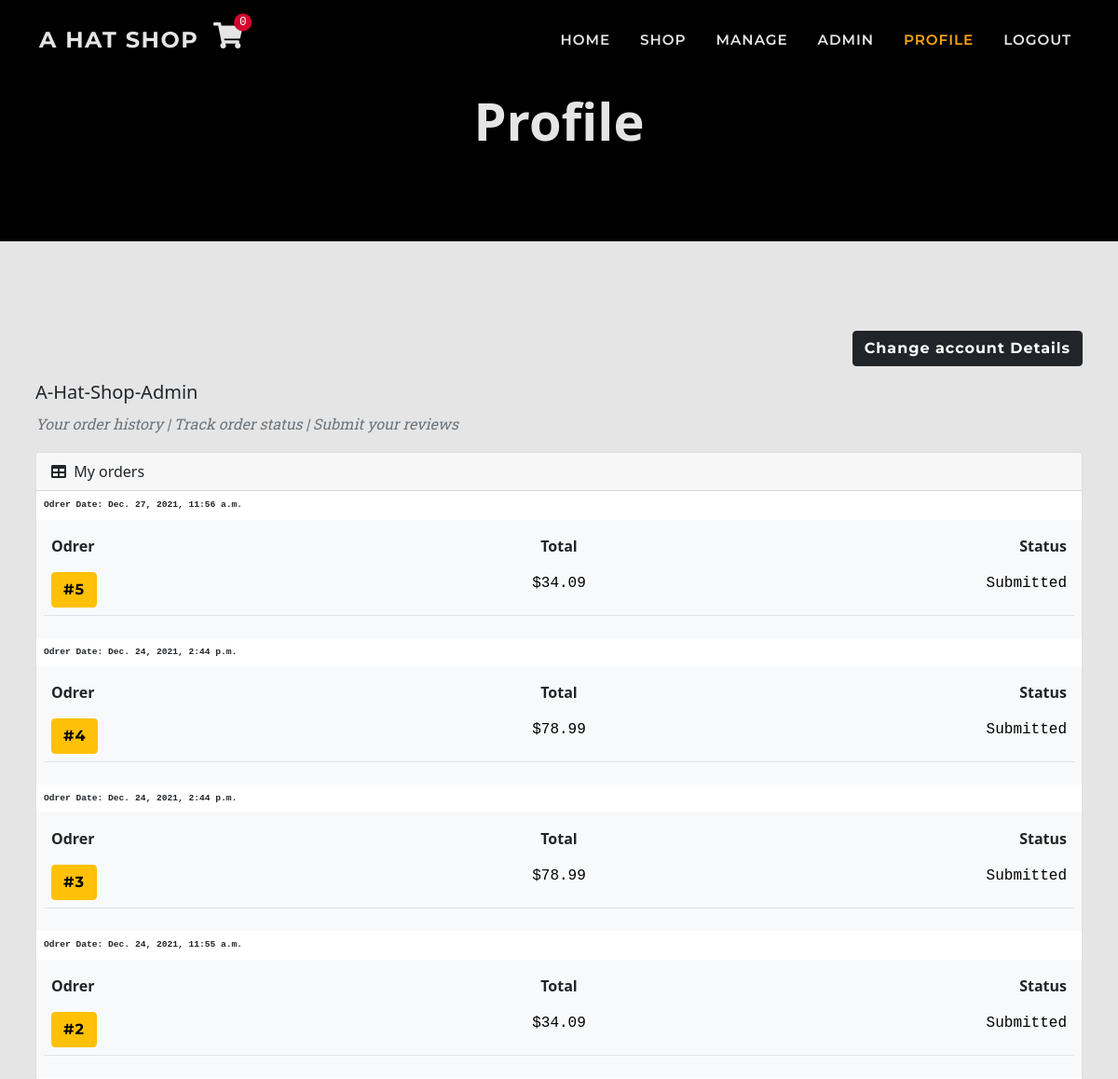
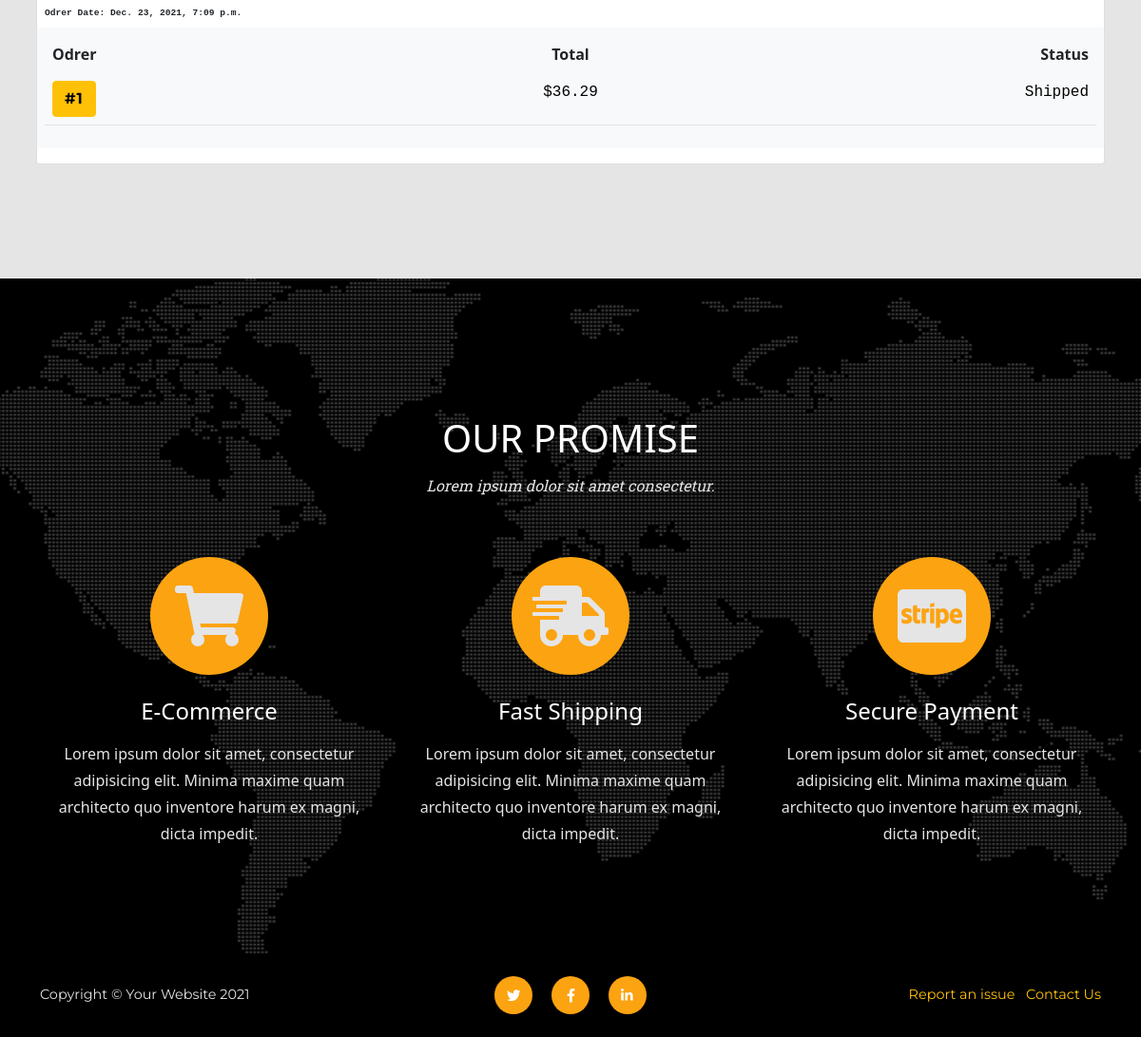
The app's page /user/ (signed in), older data (2 pictures, top to bottom).
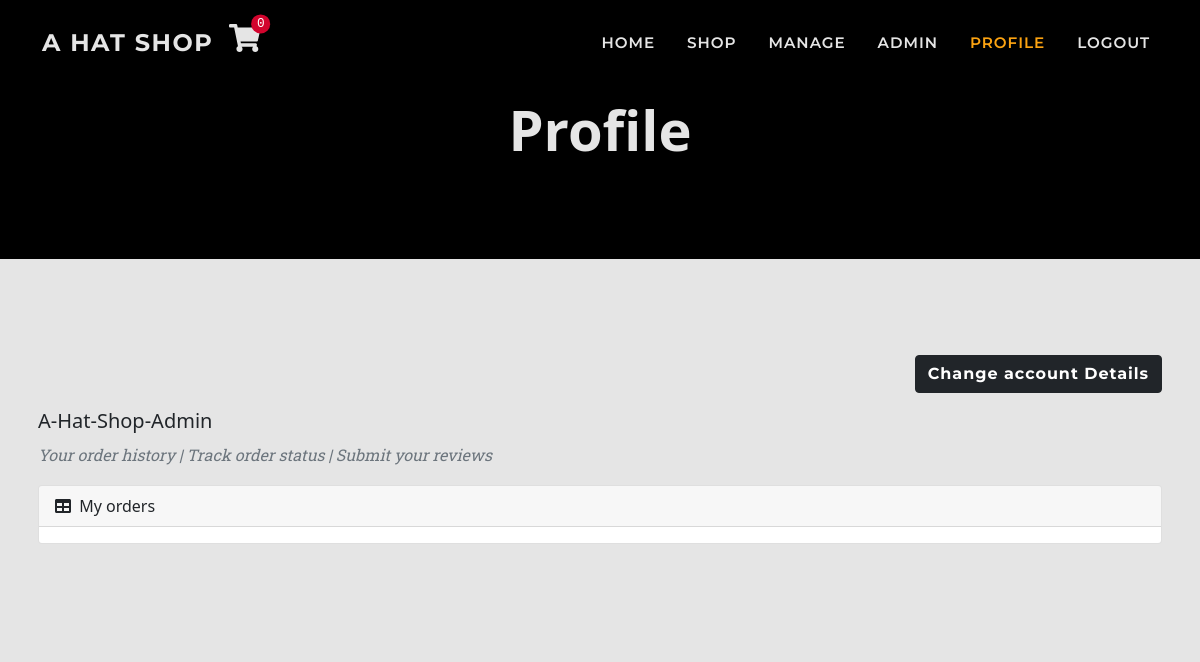
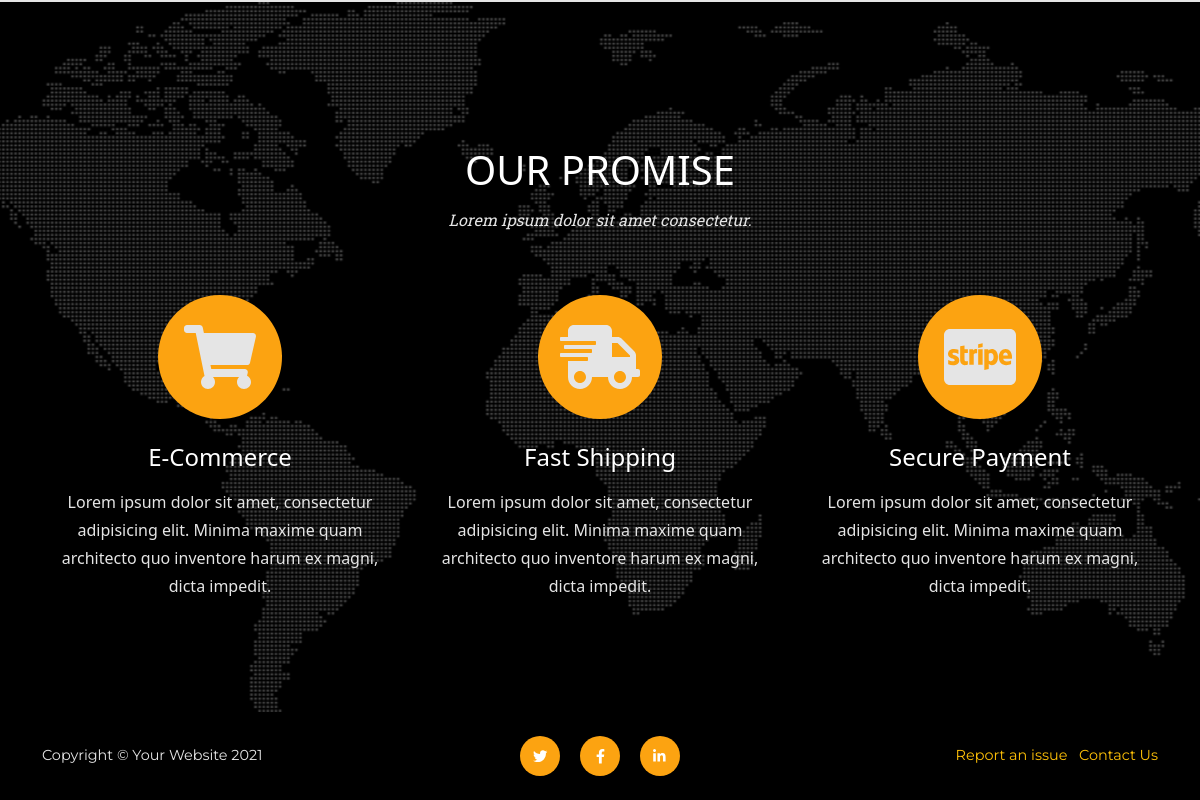
The same page, newer data (2 pictures, top to bottom).
### checkout/models.py (models this page shows, shortened)
class Order(models.Model):
    SUBMITTED = 'Submitted'
    PROCESSED = 'Proccessed'
    SHIPPED = 'Shipped'
    CANCELLED = 'Cancelled'
    COMPLETED = 'Completed'
    ORDER_STATUS = [
        (SUBMITTED, 'Submittet'),
        (PROCESSED, 'Proccessed'),
        (SHIPPED, 'Shipped'),
        (CANCELLED, 'Cancelled'),
        (COMPLETED, 'Completed'),
    ]
    date = models.DateTimeField(auto_now_add=True)
    status = models.CharField(
        max_length=50, default=SUBMITTED, choices=ORDER_STATUS)
    order_number = models.CharField(
        max_length=32, null=False, editable=False)
    total = models.DecimalField(
        max_digits=10, decimal_places=2, default=0)
    delivery = models.DecimalField(
        max_digits=6, decimal_places=2, default=0)
    items = models.TextField(
        null=False, blank=False, default='')
    stripe_pid = models.CharField(
        max_length=254, null=False, blank=False, default='')
    user_profile = models.ForeignKey(
        User, on_delete=models.SET_NULL,
        null=True, blank=True, related_name='orders')
    full_name = models.CharField(max_length=50)
    email = models.EmailField(max_length=50)
    shipping_name = models.CharField(max_length=50)
    address_line_1 = models.CharField(max_length=100)
    address_line_2 = models.CharField(max_length=100, blank=True)
    city = models.CharField(max_length=60)
    county = models.CharField(max_length=60, blank=True)
    postcode = models.CharField(max_length=30, blank=True)
    country = CountryField(blank_label='Country')

### customers/views.py (the view)
# urls.py: path('user/', include('customers.urls')),
@login_required
def customers(request):
    order_count = None
    all_orders = False
    profile = request.user
    issues = profile.user_support.all().exclude(status='Resolved')
    issues_count = issues.count()
    reviews = request.user.user_review.all()
    if profile.orders:
        if 'all' in request.GET:
            orders = profile.orders.all()
            all_orders = True
        else:
            orders = profile.orders.all()[:10]
            order_count = orders.count()
    else:
        orders = False
    context = {
            'issues_count': issues_count,
            'order_count': order_count,
            'reviews': reviews,
            'all': all_orders,
            'issues': issues,
            'orders': orders,
        }
    return render(request, 'profile/profile.html', context)

### customers/templates/profile/profile.html (shortened to what this page needs)
{% extends 'base.html' %}
{% load static %}
{% load thumbnail %}
{% load crispy_forms_tags %}
{% block page_header %}
<header class="bg-black py-5">
    <div class="container px-4 px-lg-5 my-5">
        <div class="text-center">
            <h1 class="display-4 fw-bolder">Profile</h1>
        </div>
    </div>
</header>
{% endblock %}
{% block content %}
<section class="page-section">
    <div class="container px-sm-2">
        <div class="col-12 text-left">
            <p class="col-12 text-end"><a class="btn btn-dark orrange" href="{% url 'user_details' %}">Change account
                    Details</a></p>
        </div>
        <h5 class="text-capitalize">{{ request.user }}</h5>
        <p class="text-muted text-italic">Your order history | Track order status | Submit your reviews</p>
        <div class="card mb-4">
            <div class="card-header">
                <i class="fas fa-table me-1"></i>
                My orders
            </div>
            <div class="card-body p-0">
                <table class="table table-borderless">
                    {% if orders %}
                    {% for order in orders reversed %}
                    <thead>
                        <tr>
                            <th class="time font-monospace">Odrer Date: {{ order.date }}</th>
                        </tr>
                    </thead>
                    <tbody>
                        <tr class="table-light ">
                            <td>
                                <table class="table table-borderless">
                                    <thead>
                                        <tr>
                                            <th>Odrer</th>
                                            <th class="text-center">Total</th>
                                            <th class="text-end">Status</th>
                                        </tr>
                                    </thead>
                                    <tbody class="border-bottom">
                                        <tr class="table-light">
                                            <td class="col-4"><a class="btn btn-warning"
                                                    href="{% url 'order_history' order.order_number %}"
                                                    title="{{ order.order_number }}">
                                                    #{{ order.id}}
                                                </a></td>
                                            <td class="font-monospace col-4 text-center">${{ order.total }}</td>
                                            <td class="font-monospace col-4 text-end">{{ order.status }}</td>
                                        </tr>
                                    </tbody>
                                </table>
                            </td>
                        </tr>
                    </tbody>
                    {% endfor %}
                    {% endif %}
                </table>
            </div>
        </div>
    </div>
</section>
{% endblock %}

### templates/base.html (shortened to what this page needs)
<!doctype html>
<html lang="en">
<head>
    {% load static %}
    {% block corecss %}
    <link rel="stylesheet" href="https://cdn.jsdelivr.net/npm/bootstrap@5.1.3/dist/css/bootstrap.min.css"
>
    <link href="{% static 'css/base.css' %}" rel="stylesheet" />
    {% endblock %}
</head>
<body>
    <nav class="navbar navbar-expand-md fixed-top flex-column align-items-stretch" id="mainNav">
        <div class="container">
            <div><a class="navbar-brand" href="{% url 'home' %}">A hat Shop</a></div>
            <div class="nav-item ">
                <a class="position-relative cart" href="{% url 'cart' %}">
                    <i class="fas h3 fa-shopping-cart">
                    </i>
                    <span
                        class="cart-pill text-white position-absolute top-5 start-98 translate-middle font-monospace bg-danger rounded-circle">
                        {{ item_count }}
                    </span>
                </a>
            </div>
            <div class="collapse navbar-collapse" id="navbarResponsive">
                <ul class="navbar-nav text-uppercase ms-auto py-1 py-lg-0">
                    <li class="nav-item"><a class="nav-link {% if request.get_full_path == '/' %}disabled{% endif %}"
                            href="{% url 'home' %}">home</a></li>
                    <li class="nav-item"><a class="nav-link {% if shop %}disabled{% endif %}"
                            href="{% url 'shop' %}">shop</a></li>
                    {% if request.user.is_authenticated %}
                    {% if request.user.is_superuser %}
                    <li class="nav-item"><a class="nav-link {% if manage %}disabled{% endif %}"
                            href="{% url 'admin_view' %}">Manage</a></li>
                    <li class="nav-item"><a class="nav-link" href="{% url 'admin:index' %}">Admin</a></li>
                    {% endif %}
                    <li class="nav-item"><a
                            class="nav-link {% if request.get_full_path == '/user/' %}disabled{% endif %}"
                            href="{% url 'user' %}">Profile</a></li>
                    <li class="nav-item"><a
                            class="nav-link {% if request.get_full_path == '/accounts/logout/' %}disabled{% endif %}"
                            href="{% url 'account_logout' %}">Logout</a></li>
                    {% else %}
                    <li class="nav-item"><a
                            class="nav-link {% if request.get_full_path == '/accounts/login/' %}disabled{% endif %}"
                            href="{% url 'account_login' %}">Login</a></li>
                    {% endif %}
                </ul>
            </div>
        </div>
    </nav>
    {% block page_header %}
    {% endblock %}
    {% block content %}
    {% endblock %}
    <section class="page-section bg-black" id="promise">
        <div class="container">
            <div class="text-center mt-5">
                <h2 class="section-heading text-uppercase text-white">Our Promise</h2>
                <h3 class="section-subheading text-light">Lorem ipsum dolor sit amet consectetur.</h3>
            </div>
            <div class="row text-center">
                <div class="col-md-4">
                    <span class="fa-stack fa-4x">
                        <i class="fas fa-circle fa-stack-2x text-warning"></i>
                        <i class="fas fa-shopping-cart fa-stack-1x fa-inverse text-light"></i>
                    </span>
                    <h4 class="my-3 text-white">E-Commerce</h4>
                    <p class="text-light">Lorem ipsum dolor sit amet, consectetur adipisicing elit.
                        Minima maxime quam
                        architecto quo inventore harum ex magni, dicta impedit.</p>
                </div>
                <div class="col-md-4">
                    <span class="fa-stack fa-4x">
                        <i class="fas fa-circle fa-stack-2x text-warning"></i>
                        <i class="fas fa-shipping-fast fa-stack-1x fa-inverse text-light"></i>
                    </span>
                    <h4 class="my-3 text-white">Fast Shipping</h4>
                    <p class="text-light">Lorem ipsum dolor sit amet, consectetur adipisicing elit.
                        Minima maxime quam
                        architecto quo inventore harum ex magni, dicta impedit.</p>
                </div>
                <div class="col-md-4">
                    <span class="fa-stack fa-4x">
                        <i class="fas fa-circle fa-stack-2x text-warning"></i>
                        <i class="fab fa-cc-stripe fa-stack-1x fa-inverse text-light"></i>
                    </span>
                    <h4 class="my-3 text-white">Secure Payment</h4>
                    <p class="text-light">Lorem ipsum dolor sit amet, consectetur adipisicing elit.
                        Minima maxime quam
                        architecto quo inventore harum ex magni, dicta impedit.</p>
                </div>
            </div>
        </div>
    </section>
    <footer class="footer bg-dark py-4">
        <div class="container">
            <div class="row align-items-center">
                <div class="col-lg-4 text-lg-start text-light">Copyright &copy; Your Website 2021</div>
                <div class="col-lg-4 my-3 my-lg-0">
                    <a class="btn-social mx-2" href="#!"><i class="fab fa-twitter"></i></a>
                    <a class="btn-social mx-2" href="#!"><i class="fab fa-facebook-f"></i></a>
                    <a class="btn-social mx-2" href="#!"><i class="fab fa-linkedin-in"></i></a>
                </div>
                <div class="col-lg-4 text-lg-end">
                    {% if request.user.is_authenticated %}
                    <a  class="link-warning me-2 text-decoration-none"  href="{% url 'support' %}">Report an issue</a>
                    {% endif %}
                    <a class="link-warning text-decoration-none" data-bs-toggle="modal" data-bs-target="#exampleModal"
                        href="">Contact Us</a>
                </div>
            </div>
        </div>
    </footer>
</body>
</html>

Row changes from the older to the newer data that the page shows:
removed Order: date "Dec. 27, 2021, 11:56 a.m.", id "5", total "34.09", status "Submitted"
removed Order: date "Dec. 24, 2021, 2:44 p.m.", id "4", total "78.99", status "Submitted"
removed Order: date "Dec. 24, 2021, 2:44 p.m.", id "3", total "78.99", status "Submitted"
removed Order: date "Dec. 24, 2021, 11:55 a.m.", id "2", total "34.09", status "Submitted"
removed Order: date "Dec. 23, 2021, 7:09 p.m.", id "1", total "36.29", status "Shipped"
